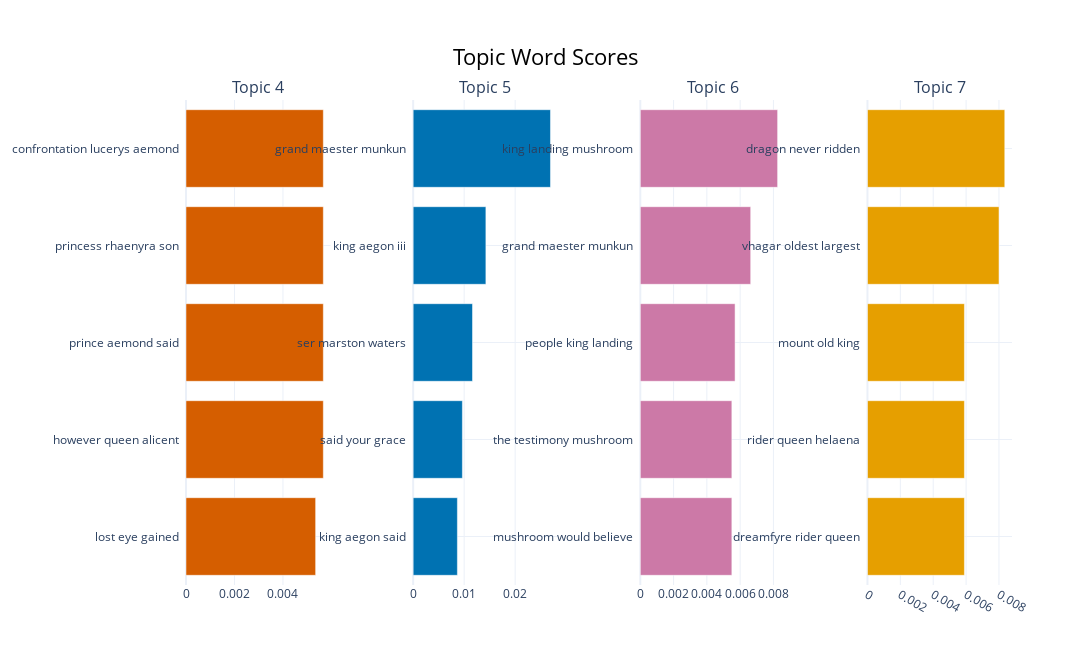

The code cell stored with this chart in its notebook:
### Code cell
topic_model.visualize_barchart(topics=[4, 5, 6, 7], top_n_topics=12, width=512, height=512)

### Figure 1 — Plotly figure (JSON) as saved in the notebook; plotly's stock layout.template omitted (floating-point values rounded to 4 significant figures)
{"data": [{"marker": {"color": "#D55E00"}, "orientation": "h", "type": "bar", "x": [0.005349, 0.005666, 0.005666, 0.005666, 0.005666], "xaxis": "x", "y": ["lost eye gained  ", "however queen alicent  ", "prince aemond said  ", "princess rhaenyra son  ", "confrontation lucerys aemond  "], "yaxis": "y"}, {"marker": {"color": "#0072B2"}, "orientation": "h", "type": "bar", "x": [0.008674, 0.009651, 0.01164, 0.01426, 0.02692], "xaxis": "x2", "y": ["king aegon said  ", "said your grace  ", "ser marston waters  ", "king aegon iii  ", "grand maester munkun  "], "yaxis": "y2"}, {"marker": {"color": "#CC79A7"}, "orientation": "h", "type": "bar", "x": [0.005501, 0.005501, 0.005695, 0.006633, 0.008252], "xaxis": "x3", "y": ["mushroom would believe  ", "the testimony mushroom  ", "people king landing  ", "grand maester munkun  ", "king landing mushroom  "], "yaxis": "y3"}, {"marker": {"color": "#E69F00"}, "orientation": "h", "type": "bar", "x": [0.005899, 0.005899, 0.005899, 0.008003, 0.008354], "xaxis": "x4", "y": ["dreamfyre rider queen  ", "rider queen helaena  ", "mount old king  ", "vhagar oldest largest  ", "dragon never ridden  "], "yaxis": "y4"}], "layout": {"annotations": [{"font": {"size": 16}, "showarrow": false, "text": "Topic 4", "x": 0.0875, "xanchor": "center", "xref": "paper", "y": 1, "yanchor": "bottom", "yref": "paper"}, {"font": {"size": 16}, "showarrow": false, "text": "Topic 5", "x": 0.3625, "xanchor": "center", "xref": "paper", "y": 1, "yanchor": "bottom", "yref": "paper"}, {"font": {"size": 16}, "showarrow": false, "text": "Topic 6", "x": 0.6375, "xanchor": "center", "xref": "paper", "y": 1, "yanchor": "bottom", "yref": "paper"}, {"font": {"size": 16}, "showarrow": false, "text": "Topic 7", "x": 0.9125, "xanchor": "center", "xref": "paper", "y": 1, "yanchor": "bottom", "yref": "paper"}], "height": 665.6, "hoverlabel": {"bgcolor": "white", "font": {"family": "Rockwell", "size": 16}}, "showlegend": false, "title": {"font": {"color": "Black", "size": 22}, "text": "Topic Word Scores", "x": 0.5, "xanchor": "center", "yanchor": "top"}, "width": 2048, "xaxis": {"anchor": "y", "domain": [0, 0.175], "showgrid": true}, "xaxis2": {"anchor": "y2", "domain": [0.275, 0.45], "showgrid": true}, "xaxis3": {"anchor": "y3", "domain": [0.55, 0.725], "showgrid": true}, "xaxis4": {"anchor": "y4", "domain": [0.825, 1], "showgrid": true}, "yaxis": {"anchor": "x", "domain": [0, 1], "showgrid": true}, "yaxis2": {"anchor": "x2", "domain": [0, 1], "showgrid": true}, "yaxis3": {"anchor": "x3", "domain": [0, 1], "showgrid": true}, "yaxis4": {"anchor": "x4", "domain": [0, 1], "showgrid": true}}}
